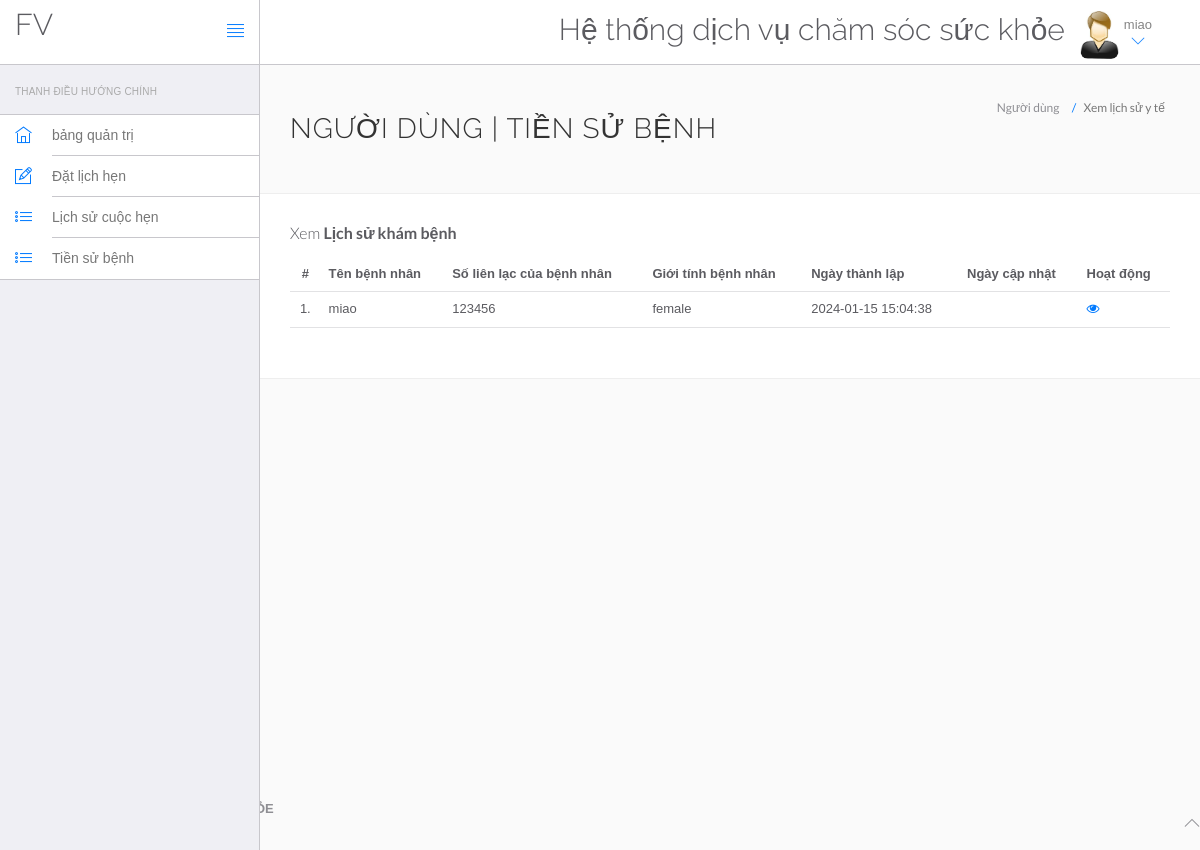
Screenshot of /HeThongQuanLyBenhVien/health_care/manage-medhistory.php (signed in) with the database file from the repository.
### tables this page shows
CREATE TABLE `users` (
  `id` int(11) NOT NULL,
  `fullName` varchar(255) DEFAULT NULL,
  `address` longtext DEFAULT NULL,
  `city` varchar(255) DEFAULT NULL,
  `gender` varchar(255) DEFAULT NULL,
  `email` varchar(255) DEFAULT NULL,
  `password` varchar(255) DEFAULT NULL,
  `regDate` timestamp NULL DEFAULT current_timestamp(),
  `updationDate` timestamp NULL DEFAULT NULL ON UPDATE current_timestamp()
);

CREATE TABLE `tblpatient` (
  `ID` int(10) NOT NULL,
  `Docid` int(10) DEFAULT NULL,
  `PatientName` varchar(200) DEFAULT NULL,
  `PatientContno` bigint(10) DEFAULT NULL,
  `PatientEmail` varchar(200) DEFAULT NULL,
  `PatientGender` varchar(50) DEFAULT NULL,
  `PatientAdd` mediumtext DEFAULT NULL,
  `PatientAge` int(10) DEFAULT NULL,
  `PatientMedhis` mediumtext DEFAULT NULL,
  `CreationDate` timestamp NULL DEFAULT current_timestamp(),
  `UpdationDate` timestamp NULL DEFAULT NULL ON UPDATE current_timestamp()
);

### HeThongQuanLyBenhVien/health_care/manage-medhistory.php (the view, shortened to what this page needs)
<?php
include('include/connect.php');
?>
<!DOCTYPE html>
<html lang="en">
	<head>
		<link rel="stylesheet" href="vendor/bootstrap/css/bootstrap.min.css">
		<link rel="stylesheet" href="vendor/fontawesome/css/font-awesome.min.css">
		<link rel="stylesheet" href="vendor/themify-icons/themify-icons.min.css">
		<link href="vendor/animate.css/animate.min.css" rel="stylesheet" media="screen">
		<link href="vendor/perfect-scrollbar/perfect-scrollbar.min.css" rel="stylesheet" media="screen">
		<link href="vendor/switchery/switchery.min.css" rel="stylesheet" media="screen">
		<link href="vendor/bootstrap-touchspin/jquery.bootstrap-touchspin.min.css" rel="stylesheet" media="screen">
		<link href="vendor/select2/select2.min.css" rel="stylesheet" media="screen">
		<link href="vendor/bootstrap-datepicker/bootstrap-datepicker3.standalone.min.css" rel="stylesheet" media="screen">
		<link href="vendor/bootstrap-timepicker/bootstrap-timepicker.min.css" rel="stylesheet" media="screen">
		<link rel="stylesheet" href="assets/css/styles.css">
		<link rel="stylesheet" href="assets/css/plugins.css">
		<link rel="stylesheet" href="assets/css/themes/theme-1.css" id="skin_color" />
	</head>
	<body>
		<div id="app">
<?php include('include/sidebar.php');?>
<div class="app-content">
<?php include('include/header.php');?>
<div class="main-content" >
<div class="wrap-content container" id="container">
<section id="page-title">
<div class="row">
<div class="col-sm-8">
<h1 class="mainTitle">NGƯỜI DÙNG | TIỀN SỬ BỆNH</h1>
</div>
<ol class="breadcrumb">
<li>
<span>Người dùng</span>
</li>
<li class="active">
<span>Xem lịch sử y tế</span>
</li>
</ol>
</div>
</section>
<div class="container-fluid container-fullw bg-white">
<div class="row">
<div class="col-md-12">
<h5 class="over-title margin-bottom-15">Xem <span class="text-bold">Lịch sử khám bệnh</span></h5>
<table class="table table-hover" id="sample-table-1">
<thead>
<tr>
<th class="center">#</th>
<th>Tên bệnh nhân</th>
<th>Số liên lạc của bệnh nhân</th>
<th>Giới tính bệnh nhân </th>
<th>Ngày thành lập </th>
<th>Ngày cập nhật </th>
<th>Hoạt động</th>
</tr>
</thead>
<tbody>
<?php
$uid=$_SESSION['id'];
$sql=mysqli_query($con,"select tblpatient.* from tblpatient join users on users.email=tblpatient.PatientEmail where users.id='$uid'");
$cnt=1;
while($row=mysqli_fetch_array($sql))
{
?>
<tr>
<td class="center"><?php echo $cnt;?>.</td>
<td class="hidden-xs"><?php echo $row['PatientName'];?></td>
<td><?php echo $row['PatientContno'];?></td>
<td><?php echo $row['PatientGender'];?></td>
<td><?php echo $row['CreationDate'];?></td>
<td><?php echo $row['UpdationDate'];?>
</td>
<td>
<a href="view-medhistory.php?viewid=<?php echo $row['ID'];?>"><i class="fa fa-eye"></i></a>
</td>
</tr>
<?php
$cnt=$cnt+1;
 }?></tbody>
</table>
</div>
</div>
</div>
</div>
</div>
</div>
</div>
	<?php include('include/footer.php');?>
	</body>
</html>

### HeThongQuanLyBenhVien/health_care/include/header.php (shortened to what this page needs)
<header class="navbar navbar-default navbar-static-top">
					<div class="navbar-header">
						<a class="navbar-brand" href="#">
							<h2 style="padding-top:20% ">FV</h2>
						</a>
						<a href="#" class="sidebar-toggler pull-right visible-md visible-lg" data-toggle-class="app-sidebar-closed" data-toggle-target="#app">
							<i class="ti-align-justify"></i>
						</a>
					</div>
					<div class="navbar-collapse collapse">
						<ul class="nav navbar-right">
								<li  style="padding-top:2% ">
								<h2>Hệ thống dịch vụ chăm sóc sức khỏe</h2>
							</li>
							<li class="dropdown current-user">
								<a href class="dropdown-toggle" data-toggle="dropdown">
									<img src="assets/images/images.jpg"> <span class="username">
									<?php $query=mysqli_query($con,"select fullName from users where id='".$_SESSION['id']."'");
while($row=mysqli_fetch_array($query))
{
	echo $row['fullName'];
}
									?> <i class="ti-angle-down"></i></i></span>
								</a>
							</li>
						</ul>
					</div>
				</header>

### HeThongQuanLyBenhVien/health_care/assets/css/themes/theme-1.css (style rules this page uses)
body { background: #FAFAFA; }
header .navbar-header { background: #ffffff !important; border-right-color: #c8c7cc !important; border-bottom-color: #c8c7cc !important; }
header .navbar-header .sidebar-toggler, header .navbar-header .sidebar-mobile-toggler { color: #007aff !important; }
header .navbar-header .navbar-brand { color: #777 !important; }
header .navbar-collapse { background: #ffffff !important; border-bottom-color: #c8c7cc !important; box-shadow: none !important; }
header .navbar-collapse .navbar-right > li > a { color: #777; }
header .navbar-collapse .navbar-right > li > a i { color: #007aff !important; }

### rows the page displays
users: fullName "miao"
tblpatient: PatientName "miao", PatientContno "123456", PatientGender "female", CreationDate "2024-01-15 15:04:38"
